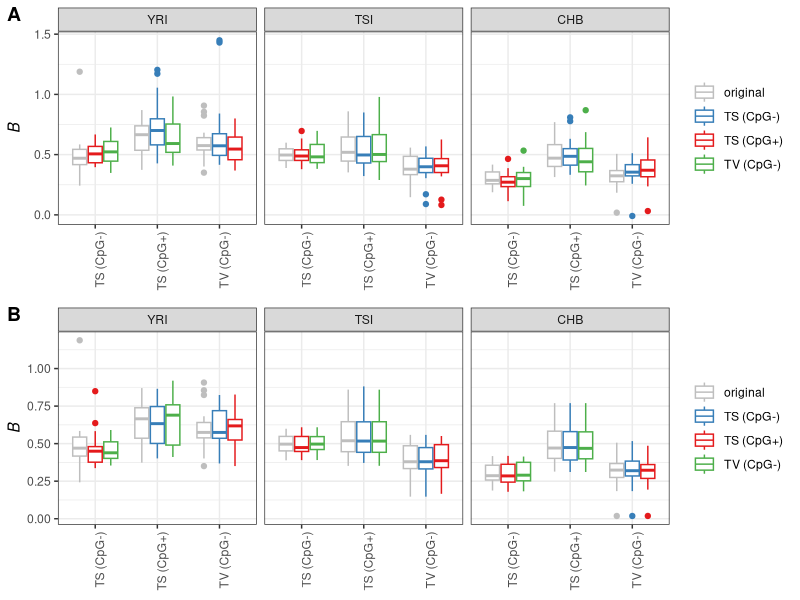

Recreate this plot in R.
library(ggplot2)
library(cowplot)

### load data
dataA <- read.table("figS5a.txt", header=T, sep="\t")
dataB <- read.table("figS5b.txt", header=T, sep="\t")

### Supplementary figure S5
dataA$pop <- factor(dataA$pop, levels = c("YRI", "TSI", "CHB"))
dataA$dataset <- factor(dataA$dataset,levels = c("original","TS (CpG-)", "TS (CpG+)", "TV (CpG-)"))

figS5a <- ggplot(subset(dataA, conv=="OK"&mType!="TV (CpG+)"), aes(x=mType, y=B, col=dataset)) + geom_boxplot() + facet_wrap(.~pop) + theme_bw() + 
  theme(legend.title = element_blank(), axis.title.x = element_blank(), axis.text.x = element_text(angle = 90, hjust = 1)) +
  ylab(expression(italic(B)))+ scale_color_manual(values=c("gray", "#377eb8", "#e41a1c", "#4daf4a"))

dataB$pop <- factor(dataB$pop, levels = c("YRI", "TSI", "CHB"))
dataB$dataset <- factor(dataB$dataset,levels = c("original","TS (CpG-)", "TS (CpG+)", "TV (CpG-)"))
figS5b <- ggplot(subset(dataB, conv=="OK"&mType!="TV (CpG+)"), aes(x=mType, y=B, col=dataset)) + geom_boxplot() + facet_wrap(.~pop) + theme_bw() + 
  theme(legend.title = element_blank(), axis.title.x = element_blank(), axis.text.x = element_text(angle = 90, hjust = 1)) +
  ylab(expression(italic(B)))+ scale_color_manual(values=c("gray", "#377eb8", "#e41a1c", "#4daf4a"))

tt <- plot_grid(figS5a, figS5b, ncol = 1, align = "v", rel_heights = c(1,1), labels = c("A", "B"))
ggsave("figS5.pdf", tt, width=15, height=12, units = "cm")
